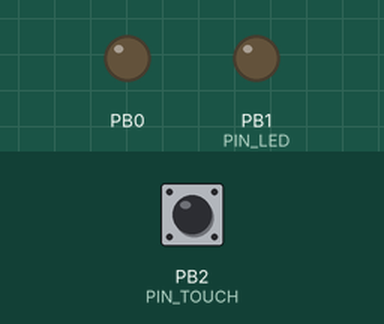
Simulated run of this sketch. Board: ATtiny85, built with avr-gcc and run on an emulated ATtiny85. Shown: output pins drawn as LEDs (lit = HIGH). Inputs (shaded band) come from the test bench; at power-on: PB2 (PIN_TOUCH) HIGH. Random numbers use the default seed unless the sketch sets one.

Above: at 1.2 s.
1.3 s: PB2 (PIN_TOUCH) pulled LOW for 0.15 s
At 2.3 s:
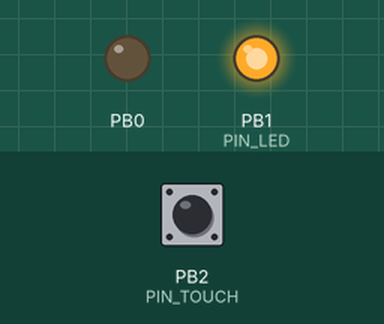
Timing chart, 0 to 19.3 s (numbered marks = the images above; inputs shaded):
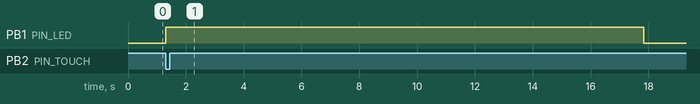

Measured:
- after the input at 1.3 s, PB1 (PIN_LED): LOW → HIGH at once, → LOW 16.5 s later

The sketch:

sketch_oct4c.ino
```cpp
#include <DigiKeyboard.h>
#define PIN_LED 1
#define PIN_TOUCH 2

int randomBetween(int min, int max) {
  return rand() % (max - min + 1) + min;
}
void pauseSmall() {
  DigiKeyboard.delay(randomBetween(50, 100));
}
void pauseLong() {
  DigiKeyboard.delay(randomBetween(5000, 10000));
}

// https://www.usb.org/sites/default/files/hut1_5.pdf
// https://www.rapidtables.com/convert/number/hex-to-decimal.html?x=2A
// Traducir de EEUU a ES mirando una foto en google de ambos teclados
void openSquareBracket() {
  DigiKeyboard.sendKeyStroke(47, MOD_ALT_RIGHT);
}
void closeSquareBracket() {
  DigiKeyboard.sendKeyStroke(48, MOD_ALT_RIGHT);
}
void equal() {
  DigiKeyboard.sendKeyStroke(KEY_0, MOD_SHIFT_LEFT);
}
void deletee() {
  DigiKeyboard.sendKeyStroke(42);
}
void deleteForward() {
  DigiKeyboard.sendKeyStroke(76);
}

void setup() {
  pinMode(PIN_LED, OUTPUT);
  pinMode(PIN_TOUCH, INPUT_PULLUP);

  // Apagar led verde
  pinMode(0, OUTPUT);
  digitalWrite(0, LOW);
}

int isEnabled = 0;

void loop() {
  if (digitalRead(PIN_TOUCH) == LOW){
    isEnabled = 1;
  } else {
    isEnabled = 0;
  }

  if (!isEnabled) {
    digitalWrite(PIN_LED, LOW);
    return;
  }

  digitalWrite(PIN_LED, HIGH);
  pauseLong();

  // this is generally not necessary but with some older systems it seems to
  // prevent missing the first character after a delay:
  DigiKeyboard.sendKeyStroke(0);

  DigiKeyboard.print("const tables ");
  pauseSmall();
  equal();
  pauseSmall();
  DigiKeyboard.print(" ");
  pauseSmall();
  openSquareBracket();
  pauseSmall();
  closeSquareBracket();
  pauseLong();

  for (int i = 0; i < 17; i++) {
    deletee();
    pauseSmall();
  }
}
```
